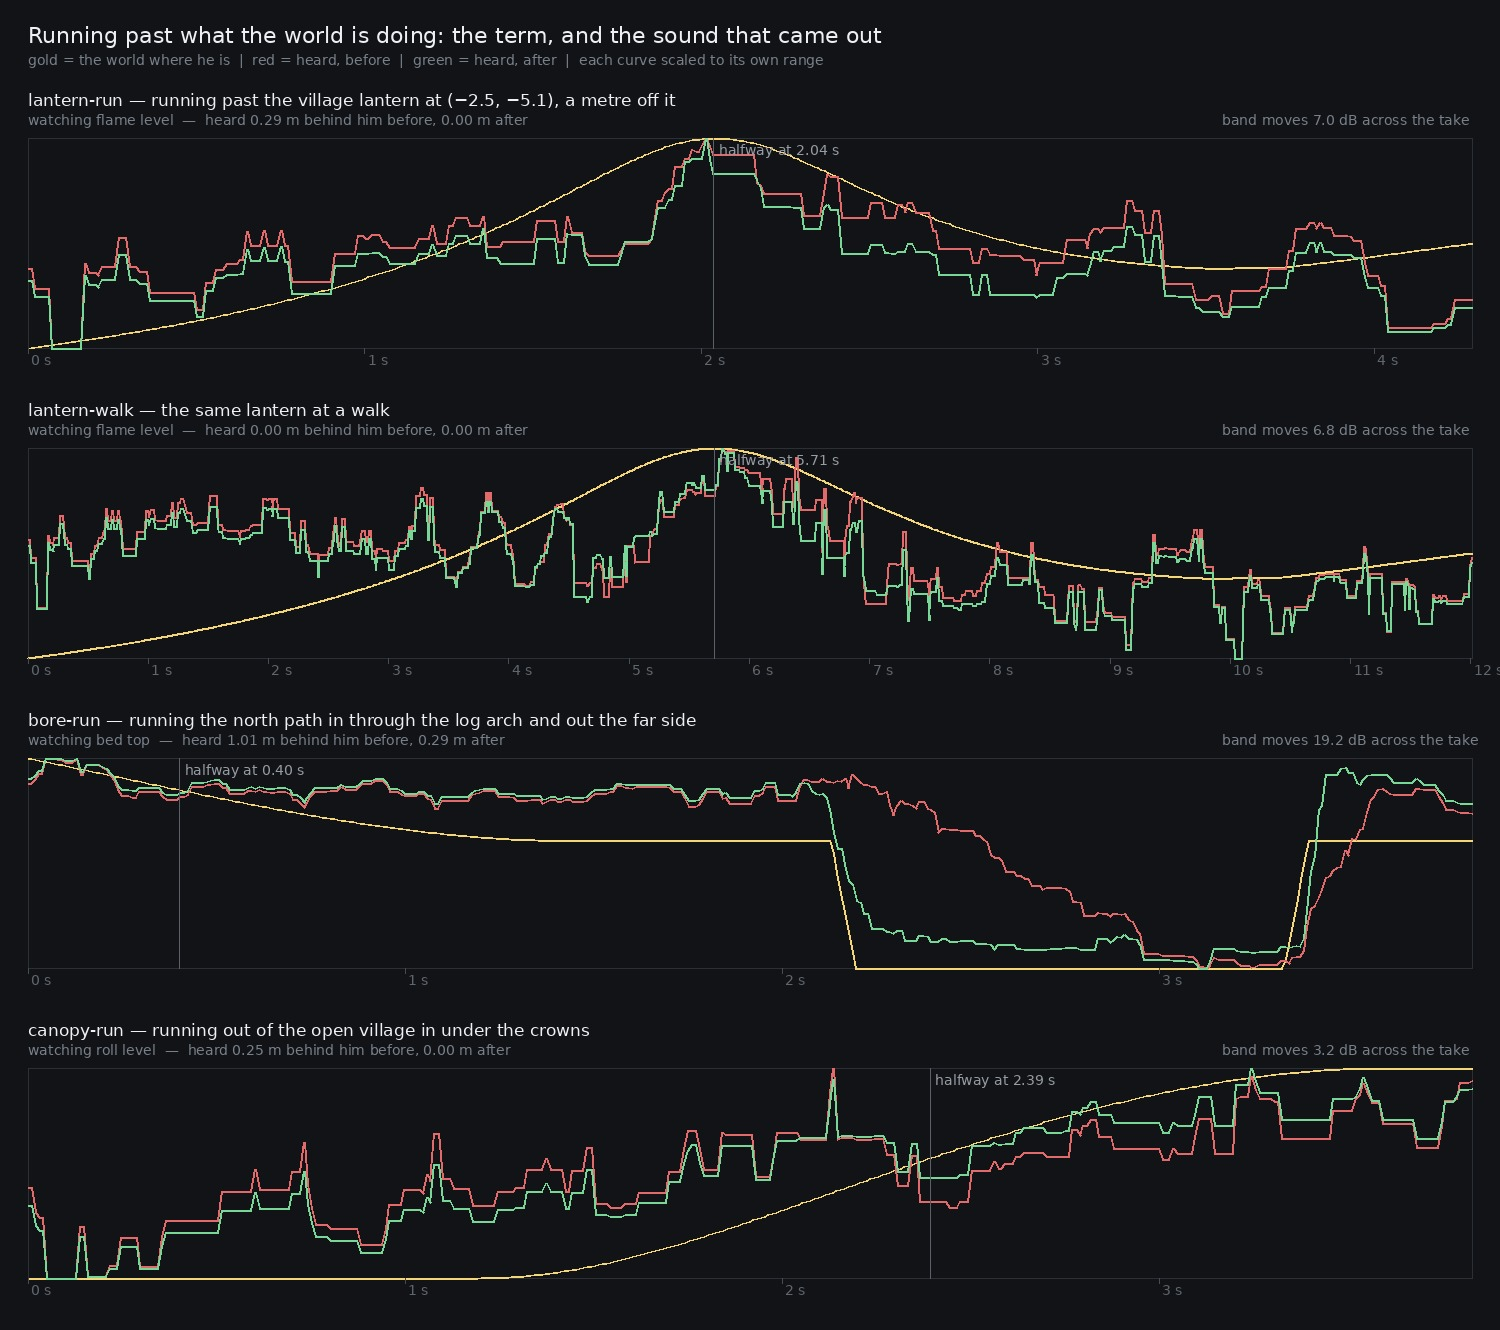

Generate this figure with Python:
#!/usr/bin/env python3
"""passby.py -- how far behind the player the rendered sound actually is.

    python3 art/audio/2026-09-25-lag/passby.py --takes /tmp/lag \
        --out art/audio/2026-09-25-lag/passby.jpg

`lag.mjs` says what the bed's parameters do. This says what came out of the graph. For each
journey `passby.mjs` rendered, one band is pulled out of the WAV every 10 ms -- the band that
carries the term under test -- and lined up against the world's own trace of that term, which
`lag.mjs` wrote into lag.json along the same path at the same hop. The shift that lines the two up
best, in metres of ground, is the answer.

  lantern   60-320 Hz. The flame is pink noise through a 320 Hz lowpass with a husk resonance
            under it; nothing else in the bed lives down there while the wind layers peak at
            1-2 kHz.
  bore      2-8 kHz against 250 Hz-1 kHz. The enclosure filter takes the top off, so brightness
            is the term, and a ratio cancels the gust that is moving underneath it.
  canopy    250 Hz-2 kHz, the leaf roll's own band.

The seed, the path, the speed and the length are identical across the pair, and the bed's events
are scheduled off the clock rather than the constants, so the leaves and birds in the two files
land at the same moments and cancel out of the comparison.
"""
import argparse
import json
import os
import struct
import wave

import numpy as np
from PIL import Image, ImageDraw, ImageFont


def font(size):
    for p in (
        '/usr/share/fonts/truetype/dejavu/DejaVuSans.ttf',
        '/usr/share/fonts/truetype/dejavu/DejaVuSansMono.ttf',
    ):
        if os.path.exists(p):
            return ImageFont.truetype(p, size)
    return ImageFont.load_default()


def read_wav(path):
    with wave.open(path, 'rb') as w:
        n = w.getnframes()
        raw = w.readframes(n)
        ch = w.getnchannels()
        rate = w.getframerate()
    x = np.frombuffer(raw, dtype='<i2').astype(np.float64) / 32768.0
    if ch > 1:
        x = x.reshape(-1, ch).mean(axis=1)
    return x, rate


def band_power(x, rate, hop, lo, hi, win=0.02):
    """linear energy in [lo, hi) every `hop` seconds, on a Hann-windowed rfft"""
    n = int(round(win * rate))
    n += n % 2
    step = int(round(hop * rate))
    w = np.hanning(n)
    freqs = np.fft.rfftfreq(n, 1 / rate)
    sel = (freqs >= lo) & (freqs < hi)
    out = []
    for i in range(0, max(1, len(x) - n), step):
        s = np.fft.rfft(x[i : i + n] * w)
        out.append(float((np.abs(s[sel]) ** 2).sum()))
    return np.array(out)


def always_on(x, rate, hop, lo, hi, window=0.2, pct=10):
    """
    The band's always-on level over time, in dB: the `pct`-th percentile of its short-time power
    across a rolling `window`.

    This lane scores a place on the level present in nine frames out of ten rather than on the mean,
    because the mean of a forest is its birds. The same argument holds here with more force: a leaf
    flutter puts 40 dB into the top bands for 80 ms, and a correlation has no defence against one.
    The cost is resolution -- a 0.2 s window is 0.84 m of smear at a run -- which is small against
    the metres this is looking for and is identical in both takes of a pair.
    """
    p = band_power(x, rate, hop, lo, hi)
    k = max(1, int(round(window / hop)))
    pad = np.pad(p, (k // 2, k - k // 2 - 1), mode='edge')
    roll = np.lib.stride_tricks.sliding_window_view(pad, k)
    return 10 * np.log10(np.maximum(np.percentile(roll, pct, axis=1), 1e-20))


def best_shift(world, heard, hop, speed, max_m=4.0):
    """
    The shift, in metres, that best lines the heard curve onto the world's own.

    Every candidate shift is scored over the SAME span of the take -- the last `n - smax` hops --
    rather than over whatever is left after the shift. Scoring each on its own span makes a large
    shift compete on a shorter, differently-shaped stretch of the journey, which quietly pulls the
    answer toward zero; the first pass here did exactly that and read the lantern at a walk as 4 cm.
    """
    n = min(len(world), len(heard))
    z = lambda v: (v - v.mean()) / (v.std() or 1)
    smax = int(round(max_m / speed / hop))
    if n - smax < 16:
        smax = max(1, n // 3)
    best, bestr = 0, -2.0
    for s in range(0, smax + 1):
        h = z(heard[smax:n])
        w = z(world[smax - s : n - s])
        r = float(np.corrcoef(h, w)[0, 1])
        if r > bestr:
            bestr, best = r, s
    return best * hop * speed, bestr


def peak_shift(world, heard, hop, speed, smooth=0.25):
    """
    Where the loudest moment of a bump lands, heard against where the world put it.

    The lantern is a hump rather than a ramp, and a hump has an answer a correlation does not need
    to find: the top of it. Both curves are smoothed over `smooth` seconds first, because the bed's
    leaves and birds put spikes of their own into the band and an argmax has no defence against one.
    """
    k = max(1, int(round(smooth / hop)))
    box = np.ones(k) / k
    n = min(len(world), len(heard))
    w = np.convolve(world[:n], box, mode='same')
    h = np.convolve(heard[:n], box, mode='same')
    edge = k
    return (int(np.argmax(h[edge : n - edge])) - int(np.argmax(w[edge : n - edge]))) * hop * speed


# the band that carries each take's watched term
BANDS = {
    'flame level': [(60, 320)],
    'bed top': [(2000, 8000), (250, 1000)],
    'roll level': [(250, 2000)],
}


def feature(path, hop, watch, lead):
    """the take's watched band, always-on, from the moment he starts walking"""
    x, rate = read_wav(path)
    x = x[int(round(lead * rate)) :]
    bands = BANDS[watch]
    v = always_on(x, rate, hop, *bands[0])
    if len(bands) > 1:
        v = v - always_on(x, rate, hop, *bands[1])
    return v


def tick_buzz(path, tick_hz=30.0):
    """
    How far the take's own envelope stands over its neighbours at the tick rate.

    Shortening a smoothing time is only safe while the glide still outlives the tick. If it does
    not, a moving parameter becomes a staircase at 30 Hz, and a staircase on a gain is amplitude
    modulation — the buzz this lane exists to remove. So: the broadband envelope's spectrum, and
    the 30 Hz bin against the median of 10-50 Hz. Anything at or under 0 dB is not there.
    """
    x, rate = read_wav(path)
    env = np.abs(x)
    n = 1 << int(np.floor(np.log2(len(env))))
    env = env[:n] - env[:n].mean()
    s = np.abs(np.fft.rfft(env * np.hanning(n))) ** 2
    f = np.fft.rfftfreq(n, 1 / rate)
    near = (f >= tick_hz - 0.6) & (f <= tick_hz + 0.6)
    around = (f >= 10) & (f <= 50)
    return 10 * np.log10(max(s[near].max(), 1e-30) / max(float(np.median(s[around])), 1e-30))


ap = argparse.ArgumentParser()
ap.add_argument('--takes', default='/tmp/lag')
ap.add_argument('--out', default='')
a = ap.parse_args()

report = json.load(open(os.path.join(a.takes, 'lag.json')))
rows = []
for t in report['takes']:
    tr = t['trace']
    world = np.array(tr['world'])
    hop = tr['hopS']
    row = {'id': t['id'], 'note': t['note'], 'watch': tr['watch'], 'speed': t['speed'], 'curves': {}}
    for tag in ('before', 'after'):
        p = os.path.join(a.takes, f"{t['id']}-bed-{tag}.wav")
        if not os.path.exists(p):
            continue
        h = feature(p, hop, tr['watch'], report['lead'])
        m, r = best_shift(world, h, hop, t['speed'])
        # how much of the world's own change actually reached the ear. A one-pole that has not
        # settled by the end of a change delivers less of it, which is the half of this a lag does
        # not describe; and it is the half a player hears as "the place did not arrive".
        # ... and only where the band and the term are in the same unit: the bore is watched through
        # a ratio of two bands against a cutoff in octaves, which have no share in common
        got = float(np.percentile(h, 98) - np.percentile(h, 2)) / (float(world.max() - world.min()) or 1) if tr['unit'] == 'dB' else None
        bump = abs(world[-1] - world[0]) < (world.max() - world.min()) * 0.5
        row[tag] = {'lagM': m, 'r': r, 'got': got, 'peakM': peak_shift(world, h, hop, t['speed']) if bump else None}
        row['curves'][tag] = h
    rows.append(row)

print(f"{'take':14} {'watched'.ljust(12)} {'speed':>6}   {'lag before':>10} {'r':>5}   {'lag after':>10} {'r':>5}   {'of the change heard':>21}   {'peak b/a':>16}")
for r in rows:
    if 'before' not in r or 'after' not in r:
        continue
    b, f_ = r['before'], r['after']
    got = f"{b['got'] * 100:>8.0f} % \u2192 {f_['got'] * 100:>3.0f} %" if b['got'] is not None else f"{'\u2014':>16}"
    peak = f"{b['peakM']:>+6.2f} m / {f_['peakM']:>+6.2f} m" if b['peakM'] is not None else ''
    print(f"{r['id']:14} {r['watch'].ljust(12)} {r['speed']:>4} m/s   " f"{b['lagM']:>8.2f} m {b['r']:>5.2f}   {f_['lagM']:>8.2f} m {f_['r']:>5.2f}   " + got + '   ' + peak)

print('\nthe tick in the envelope, dB over the median of 10-50 Hz. The controls are off-tick')
print('frequencies in the same band: 30 Hz has to stand over THOSE to be the tick and not the noise.')
CONTROLS = (14, 18, 23, 27, 33, 37, 42, 47)
print(f"{'take':14} {'30 Hz before':>13} {'after':>7}   {'worst control before':>21} {'after':>7}")
for r in rows:
    if 'before' not in r or 'after' not in r:
        continue
    out = []
    for tag in ('before', 'after'):
        p = os.path.join(a.takes, f"{r['id']}-bed-{tag}.wav")
        out.append((tick_buzz(p, 30.0), max(tick_buzz(p, hz) for hz in CONTROLS)))
    print(f"{r['id']:14} {out[0][0]:>12.1f} {out[1][0]:>7.1f}   {out[0][1]:>20.1f} {out[1][1]:>7.1f}")

if not a.out:
    raise SystemExit(0)

# ---- the figure: the world's own term, and what came out of the graph, before and after ---------
W, H = 1500, 310 * len(rows) + 90
BG, INK, DIM = (17, 19, 22), (238, 240, 243), (120, 128, 138)
WORLD, BEFORE, AFTER = (244, 214, 120), (226, 106, 106), (120, 214, 150)
im = Image.new('RGB', (W, H), BG)
d = ImageDraw.Draw(im)
f14, f17, f22 = font(14), font(17), font(22)
d.text((28, 22), 'Running past what the world is doing: the term, and the sound that came out', font=f22, fill=INK)
d.text((28, 52), 'gold = the world where he is  |  red = heard, before  |  green = heard, after  |  each curve scaled to its own range', font=f14, fill=DIM)

for i, r in enumerate(rows):
    top = 90 + i * 310
    plot_h = 210
    d.text((28, top), f"{r['id']} \u2014 {r['note']}", font=f17, fill=INK)
    if 'before' in r and 'after' in r:
        d.text(
            (28, top + 22),
            f"watching {r['watch']}  \u2014  heard {r['before']['lagM']:.2f} m behind him before, {r['after']['lagM']:.2f} m after",
            font=f14,
            fill=DIM,
        )
    x0, y0, x1, y1 = 28, top + 48, W - 28, top + 48 + plot_h
    d.rectangle([x0, y0, x1, y1], outline=(44, 48, 54))
    src = {'world': np.array(report['takes'][i]['trace']['world'])}
    src.update(r['curves'])
    for name, colour in (('world', WORLD), ('before', BEFORE), ('after', AFTER)):
        v = src.get(name)
        if v is None or len(v) < 4:
            continue
        v = np.asarray(v, dtype=float)
        lo, hi = float(v.min()), float(v.max())
        rng = (hi - lo) or 1.0
        pts = [(x0 + (x1 - x0) * k / (len(v) - 1), y1 - (y1 - y0) * (val - lo) / rng) for k, val in enumerate(v)]
        d.line(pts, fill=colour, width=2)
    secs = len(src['world']) * report['takes'][i]['trace']['hopS']
    # the mark: where the world passes the halfway point of the change
    mark = report['takes'][i]['marks'].get(r['watch'])
    if mark:
        mx = x0 + (x1 - x0) * min(1.0, mark['atS'] / secs)
        d.line([(mx, y0), (mx, y1)], fill=(90, 96, 104), width=1)
        d.text((mx + 5, y0 + 4), f"halfway at {mark['atS']:.2f} s", font=f14, fill=(150, 156, 164))
    for s in range(0, int(secs) + 1):
        tx = x0 + (x1 - x0) * s / secs
        d.line([(tx, y1), (tx, y1 + 5)], fill=(70, 76, 84), width=1)
        d.text((tx + 3, y1 + 4), f'{s} s', font=f14, fill=(96, 102, 110))
    # how far the watched band stands over the rest of the bed: where that is small the audio is
    # weak evidence whatever the shift search says, and the model carries the claim
    if 'before' in r:
        contrast = float(np.percentile(r['curves']['before'], 98) - np.percentile(r['curves']['before'], 2))
        d.text((x1 - 250, top + 22), f'band moves {contrast:.1f} dB across the take', font=f14, fill=DIM)

im.save(a.out, quality=92)
print(f'wrote {a.out}')
